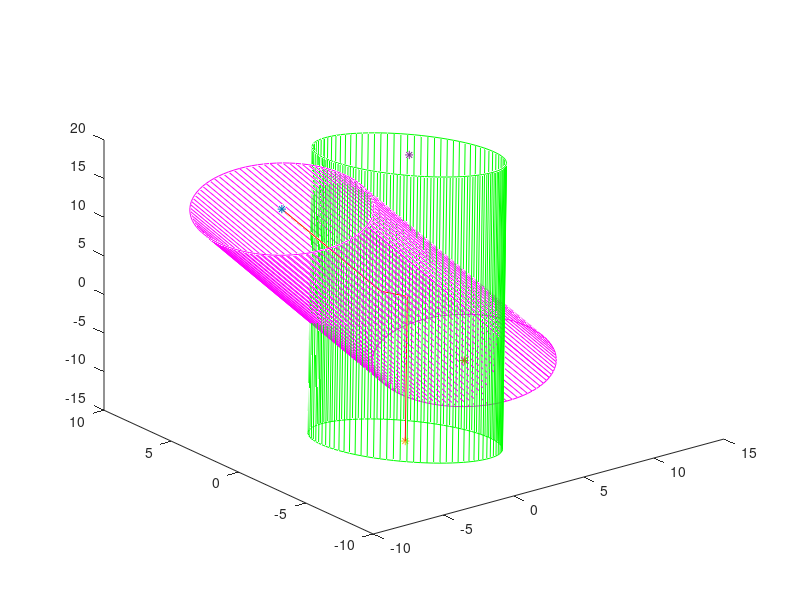

Reproduce this figure in MATLAB. (Note: this script raises an error after producing the figure.)
% Prienik dvoch lubovolnych rur
clear all; close all;
epsd=1.e-13;
%A1=input('Bod A1 na osi 1. rury: '); 
A1=[-5 2 15]; A1=A1(:) ;               % stlpcove vektory 1 2 3    1 0 0
%B1=input('Bod B1 na osi 1. rury: '); 
B1=[8 2 -11]; B1=B1(:) ;               % stlpcove vektory 2 2 1    0 2 0
% s1=input('Smerovy vektor s1 osi 1. rury: '); 
% s1=[1 0 -2];  
s1=B1-A1; % smerovy vektor 1. rury
s1=s1(:); s1=s1/norm(s1); % jednotkovy vektor
%A2=input('Bod A2 na osi 2. rury: '); 
A2=[-1 -3 -13 ]; A2=A2(:);   % 2 0 -1     0 0 5
%B2=input('Bod B2 na osi 2. rury: '); 
B2=[6 4 15]; B2=B2(:);   % 3 1 3    3 1 1      4 2 -3    4 2 5
s2=B2-A2; % smerovy vektor 2. rury
% s2=input('Smerovy vektor s2 osi 2. rury: ');
% s2=[1 1 2]; 
 s2=s2(:); s2=s2/norm(s2); % jednotkovy vektor
r1=input('Polomer 1. rury: ');
r2=input('Polomer 2. rury: ');

vymena=0;
if r2>r1, % vymena rur, na konci vymenime naspat
  disp('Pocas rotacii a vypoctov prieniku vymenime poradie rur.');
  vymena=1;
  A=A1; A1=A2; A2=A;
  B=B1; B1=B2; B2=B;
  s=s1; s1=s2; s2=s;
  r=r1; r1=r2; r2=r;	
end

n=90;
lambda=2; 

s12=s1'*s2;  % s12 je skalarny sucin vektorov s1 a s2
uhol=acos(abs(s12))*180/pi;
disp(['Uhol osi je priblizne ',num2str(uhol,4),' stupnov.'])

if (rank([s1 s2])==1), 
	disp('Osi su rovnobezne alebo splyvaju!');
	disp('Tento pripad je nezaujimavy, rezy su rovnobezne osiam')
	
	
else
	disp('Osi su mimobezne alebo roznobezne!');	
   a=[1 -s12; -s12 1]; % matica systemu na urcenie parametrov priecky predpokladanych mimo/roznobeziek
   b=[(A2-A1)'*s1; (A1-A2)'*s2];  % prava strana 
   tuv=inv(a)*b; % parametre krajnych bodov priecky
   P1=A1+tuv(1)*s1; % Krajny bod z priamky p1 - osi rury 1
   P2=A2+tuv(2)*s2; % Krajny bod z priamky p2 - osi rury 2
   d=norm(P2-P1);
   disp(['Vzdialenost osi je ',num2str(d),'.'])
%plot3([A1(1),P1(1)],[A1(2),P1(2)],[A1(3),P1(3)],'b'); % usecka na prvej priamke
   plot3([A1(1),P1(1)],[A1(2),P1(2)],[A1(3),P1(3)],'r'); % usecka na prvej priamke
%   plot3([A1(1),2*P1(1)-A1(1)],[A1(2),2*P1(2)-A1(2)],[A1(3),2*P1(3)-A1(3)],'r'); % usecka na prvej priamke
   hold on;
   plot3(A1(1),A1(2),A1(3),'*'); plot3(B1(1),B1(2),B1(3),'*'); plot3(A2(1),A2(2),A2(3),'*'); plot3(B2(1),B2(2),B2(3),'*');
   
%plot3([A2(1),P2(1)],[A2(2),P2(2)],[A2(3),P2(3)],'g'); % usecka na druhej priamke
   plot3([A2(1),P2(1)],[A2(2),P2(2)],[A2(3),P2(3)],'r'); % usecka na druhej priamke
%   plot3([A2(1),2*P2(1)-A2(1)],[A2(2),2*P2(2)-A2(2)],[A2(3),2*P2(3)-A2(3)],'r'); % usecka na druhej priamke
   plot3([P1(1),P2(1)],[P1(2),P2(2)],[P1(3),P2(3)],'r'); % priecka
   if d>epsd,
     disp('Osi su mimobezne!')	
      d1=P2-P1;  d1=d1/norm(d1); % jednotkovy vektor priecky od osi rury 1
      d2=-d1; % jednotkovy vektor priecky od osi rury 2
  else   
     disp('Osi su prakticky roznobezne!')	
     d1=cross(s1,s2);
     d2=-d1;
  end;   
      w1=cross(d1,s1);  % druhy jednotkovy vektor kolmy na os rury 1      
      w2=cross(d2,s2);  % druhy jednotkovy vektor kolmy na os rury 2      
      phi=0:(2*pi)/n:(2*pi); % chystame sa kreslit kruznicu
      bk11=A1*ones(size(phi))+r1*(d1*cos(phi)+w1*sin(phi)); % kruznica okolo bodu A1 s polomerom r1
%      bk12=bk11+lambda*(P1-A1)*ones(size(phi)); % kruznica oproti
      bk12=bk11+(B1-A1)*ones(size(phi)); % kruznica oproti
      bk21=A2*ones(size(phi))+r2*(d2*cos(phi)+w2*sin(phi)); % kruznica okolo bodu A2 s polomerom r2
 %    bk22=bk21+lambda*(P2-A2)*ones(size(phi)); % kruznica oproti
      bk22=bk21+(B2-A2)*ones(size(phi)); % kruznica oproti
      plot3(bk11(1,:),bk11(2,:),bk11(3,:),'m'); % hranicna kruznica okolo bodu A1
      plot3(bk12(1,:),bk12(2,:),bk12(3,:),'m');% hranicna kruznica okolo bodu oproti bodu A1
      plot3(bk21(1,:),bk21(2,:),bk21(3,:),'g'); % hranicna kruznica okolo bodu A2
      plot3(bk22(1,:),bk22(2,:),bk22(3,:),'g');% hranicna kruznica okolo bodu oproti bodu A2
      for k=1:n+1,
      	plot3([bk11(1,k),bk12(1,k)],[bk11(2,k),bk12(2,k)],[bk11(3,k),bk12(3,k)],'m'); % plast prvej rury
      	plot3([bk21(1,k),bk22(1,k)],[bk21(2,k),bk22(2,k)],[bk21(3,k),bk22(3,k)],'g'); % plast druhej rury
      end
      
%Q=rotationMatrixZ(s1);   % 
%s1r=Q*s1, s2r=Q*s2, d1r=Q*d1,
%Qz=[d1r(1) d1r(2) 0; -d1r(2) d1r(1) 0;0 0 1];   % rotacia okolo osi z    [x y;-y x]*[d1 d2]'=[1 0]'   d1*d1-(-d2)*d2=1   -d2*d1+d1*d2=0
%s1rr=Qz*s1r, s2rr=Qz*s2r, d1rr=Qz*d1r,
%Qr=Qz*Q; % vysledna matica rotacii

disp('Matica rotacii:')
Qr=rotationMatrix(s1,d1)
disp(' ')
A1r=Qr*(A1-P1);
B1r=Qr*(B1-P1);
disp(A1r)
disp(B1r)
disp(' ')
A2r=Qr*(A2-P1);
B2r=Qr*(B2-P1);
disp(A2r)
disp(B2r)

%[s1 s2 d1]
%S=Qr*[s1 s2 d1]
%Qr'*S

%Q*v/norm(v)

disp(['Po rotacii pomocou Qr sa krajny bod priecky z osi 1 posuva do bodu (0,0,0) =rotacia okolo P1  a  krajny bod z osi 2 do bodu (',num2str(d,4),',0,0).'])

   if (d>(r1+r2)),
      disp('Rury sa nepretinaju!');
   elseif (d==(r1+r2)),
       xd=Qr'*[r1;0;0]+P1;
      disp(['Rury sa dotykaju v bode ',num2str(xd')]);
      plot3(xd(1),xd(2),xd(3),'*k');
   else
      disp('Rury sa pretinaju!');   	
      s2r=Qr*s2;
      otoc1=0;
      t1rmin=A1r(3);
      t1rmax=B1r(3);
      figure(2); 
      plot([t1rmin t1rmin],[-pi*r1 pi*r1],'b');
      hold on;
      plot([t1rmax t1rmax],[-pi*r1 pi*r1],'r');
      if (t1rmin>t1rmax),
      	otoc1=1;
      	tt=t1min;
      	t1rmin=t1rmax;
      	t1rmax=tt;
      end;	
      otoc2=0;
      t2rmin=A2r(2)/s2r(2);
      t2rmax=B2r(2)/s2r(2);
      figure(3); 
      plot([t2rmin t2rmin],[0 2*pi*r2],'b');
      hold on;
      plot([t2rmax t2rmax],[0 2*pi*r2],'r');
      if (t2rmin>t2rmax),
      	otoc2=1;
      	tt=t2rmin;
      	t2rmin=t2rmax;
      	t2rmax=tt;
      end;	

      s=[0;s2r(2);s2r(3)]; % vektor kolmy na os 2. rury
%      vo=[0;-s(3);s(2)];    % 2. vektor kolmy na os 2. rury   - nepotrebujeme ho :)
      if (d+r2<=r1)   % dve krivky - jedna "vpredu" jedna "vzadu"
         disp('Prienik pozostava z 2 kriviek.')
          np=length(phi); % uhol phi sa meni od 0 do 2*pi
          rura2a(:,2)=r2*phi;
          rura2b(:,2)=rura2a(:,2);
          for k=1:np, % pocitame budy prieniku na sietke uhlov
             xx=d+r2*cos(phi(k));
             y1=sqrt(r1^2-xx^2);   % predna krivka
             y2=-y1;                         % zadna krivka
             pom=r2*sin(phi(k));
             t1=(y1-s(3)*pom)/s(2);  % parameter vpredu
             t2=(y2-s(3)*pom)/s(2);	  % parameter vzadu
             z1=t1*s(3)-s(2)*pom;   % predne z
             z2=t2*s(3)-s(2)*pom;   % zadne z
             xp1(:,k)=[xx;y1;z1];    % matica bodov prednej krivky
             xp2(:,k)=[xx;y2;z2];    % matica bodov zadnej krivky
             rura1a(k,1)=z1;
             rura1a(k,2)=atan(y1/xx); 
             rura1b(k,1)=z2;
             rura1b(k,2)=atan(y2/xx);
             if (xx<0),
                 if (y1>0), 
             	rura1a(k,2)=rura1a(k,2)+pi; 
                 else
                 	rura1a(k,2)=rura1a(k,2)-pi;
                 end;	
                 if (y2>0),	 	
             	rura1b(k,2)=rura1b(k,2)+pi; 
                 else	
             	rura1b(k,2)=rura1b(k,2)-pi;
                 end;
             end;    
             rura2a(k,1)=t1;
             rura2b(k,1)=t2;             
          end
          xp1=Qr'*xp1; xp1=xp1+[P1(1)*ones(1,np);P1(2)*ones(1,np);P1(3)*ones(1,np)];
          xp2=Qr'*xp2; xp2=xp2+[P1(1)*ones(1,np);P1(2)*ones(1,np);P1(3)*ones(1,np)];
          figure(1);
          plot3(xp1(1,:),xp1(2,:),xp1(3,:),'k'); 	
          plot3(xp2(1,:),xp2(2,:),xp2(3,:),'r');
          figure(2);
          plot(rura1a(:,1),rura1a(:,2),'b'); 	
          plot(rura1b(:,1),rura1b(:,2),'r');
          tmin=min([min(rura1a(:,1)),min(rura1b(:,1))]);
          tmax=max([max(rura1a(:,1)),max(rura1b(:,1))]);
          if t1rmin<tmin, tmin=t1rmin; end;
          if t1rmax>tmax, tmax=t1rmax; end;
          plot([tmin tmax],[-pi*r1 -pi*r1],'k');
          plot([tmin tmax],[pi*r1 pi*r1],'k');
          axis('equal');
          axis([1.05*tmin-0.05*tmax 1.05*tmax-0.05*tmin -3.5*r1  3.5*r1]);
          title('Rozvinutie krivky na 1. ruru'); 	
          figure(3);
          plot(rura2a(:,1),rura2a(:,2),'b'); 	
          plot(rura2b(:,1),rura2b(:,2),'r');
          tmin=min([min(rura2a(:,1)),min(rura2b(:,1))]);
          tmax=max([max(rura2a(:,1)),max(rura2b(:,1))]);
          if t2rmin<tmin, tmin=t2rmin; end;
          if t2rmax>tmax, tmax=t2rmax; end;
          plot([tmin tmax],[0 0],'k');
          plot([tmin tmax],[2*pi*r2 2*pi*r2],'k');
          axis('equal');
          axis([1.05*tmin-0.05*tmax 1.05*tmax-0.05*tmin -0.314*r2  6.594*r2]);
          title('Rozvinutie krivky na 2. ruru'); 	
      else % jedina krivka
         disp('Prienik tvori 1 krivka.')
         phimax=acos((r1-d)/r2); %    phimax <= phi <= 2*pi-phimax 
         disp(['phimax=',num2str(180*phimax/pi)])
         phid=phimax:(2*(pi-phimax)/n):(2*pi-phimax);
         np=length(phid); % uhol phi sa meni od 0 do 2*pi
          rura2a(:,2)=r2*phid;
          rura2b(:,2)=rura2a(:,2);
         for k=1:np, % pocitame budy prieniku na sietke uhlov
             xx=d+r2*cos(phid(k));
             y1=sqrt(r1^2-xx^2);   % predna krivka
             y2=-y1;                         % zadna krivka
             pom=r2*sin(phid(k));
             t1=(y1-s(3)*pom)/s(2);  % parameter vpredu
             t2=(y2-s(3)*pom)/s(2);	  % parameter vzadu
             z1=t1*s(3)-s(2)*pom;   % predne z
             z2=t2*s(3)-s(2)*pom;   % zadne z
             xp1(:,k)=[xx;y1;z1];    % matica bodov prednej krivky
             xp2(:,k)=[xx;y2;z2];    % matica bodov zadnej krivky
             rura1a(k,1)=z1;
             rura1a(k,2)=atan(y1/xx); 
             rura1b(k,1)=z2;
             rura1b(k,2)=atan(y2/xx);
             if (xx<0),
                 if (y1>0), 
             	rura1a(k,2)=rura1a(k,2)+pi; 
                 else
                 	rura1a(k,2)=rura1a(k,2)-pi;
                 end;	
                 if (y2>0),	 	
             	rura1b(k,2)=rura1b(k,2)+pi; 
                 else	
             	rura1b(k,2)=rura1b(k,2)-pi;
                 end;
             end;    
             rura2a(k,1)=t1;
             rura2b(k,1)=t2;             
          end
          xp1=Qr'*xp1; xp1=xp1+[P1(1)*ones(1,np);P1(2)*ones(1,np);P1(3)*ones(1,np)];
          xp2=Qr'*xp2; xp2=xp2+[P1(1)*ones(1,np);P1(2)*ones(1,np);P1(3)*ones(1,np)];
          figure(1);
          plot3(xp1(1,:),xp1(2,:),xp1(3,:),'k'); 	
          plot3(xp2(1,:),xp2(2,:),xp2(3,:),'r'); 
          figure(2);
          plot(rura1a(:,1),rura1a(:,2),'b'); 	
          plot(rura1b(:,1),rura1b(:,2),'r');
          tmin=min([min(rura1a(:,1)),min(rura1b(:,1))]);
          tmax=max([max(rura1a(:,1)),max(rura1b(:,1))]);
          if t1rmin<tmin, tmin=t1rmin; end;
          if t1rmax>tmax, tmax=t1rmax; end;
          plot([tmin tmax],[-pi*r1 -pi*r1],'k');
          plot([tmin tmax],[pi*r1 pi*r1],'k');
          axis('equal');
          axis([1.05*tmin-0.05*tmax 1.05*tmax-0.05*tmin -3.5*r1  3.5*r1]);
          title('Rozvinutie krivky na 1. ruru'); 	
          figure(3);
          plot(rura2a(:,1),rura2a(:,2),'b'); 	
          plot(rura2b(:,1),rura2b(:,2),'r');
          tmin=min([min(rura2a(:,1)),min(rura2b(:,1))]);
          tmax=max([max(rura2a(:,1)),max(rura2b(:,1))]);
          if t2rmin<tmin, tmin=t2rmin; end;
          if t2rmax>tmax, tmax=t2rmax; end;
          plot([tmin tmax],[0 0],'k');
          plot([tmin tmax],[2*pi*r2 2*pi*r2],'k');
          axis('equal');
          axis([1.05*tmin-0.05*tmax 1.05*tmax-0.05*tmin -0.314*r2  6.594*r2]);  
          title('Rozvinutie krivky na 2. ruru'); 	
      end
      
      
   end;
end;




function [Q]=rotationMatrix(v,d)
{
% Function for evaluation of the rotation matrix
% Given vector of direction v and length 1 is rotated to be vector (0,0,1)
% Given vector d of length 1, orthogonal to v is rotated to (1,0,0)
v=v(:); % premena na stlpcovy vektor
cx=v(3)/sqrt(v(2)^2+v(3)^2); % kosinus rotacie okolo osi x
sx=v(2)/sqrt(v(2)^2+v(3)^2); % sinus rotacie okolo osi x 
Qx=[1 0 0;0 cx -sx; 0 sx cx]; % matica rotacie okolo osi x
vx=Qx*v; 
cy=vx(3)/sqrt(vx(1)^2+vx(3)^2);  % kosinus rotacie okolo osi y
sy=vx(1)/sqrt(vx(1)^2+vx(3)^2);  % sinus rotacie okolo osi y
Qy=[cy 0 -sy;0 1 0; sy 0 cy]; % matica rotacie okolo osi y
Q=Qy*Qx; % vysledna matica rotacie suradnicoveho systemu  
 dr=Q*d;
Qz=[dr(1) dr(2) 0; -dr(2) dr(1) 0;0 0 1]; % rotacia okolo osi z
Q=Qz*Q; % vysledna rotacia
}





% rotacia 
%v=input('Zadaj vektor v: '); v=v(:);
